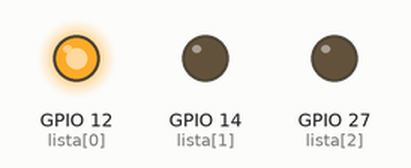
This sketch was run on a simulated ESP32. Shown: output pins drawn as LEDs (lit = HIGH).

Above: at 0.2 s.
At 1.2 s:
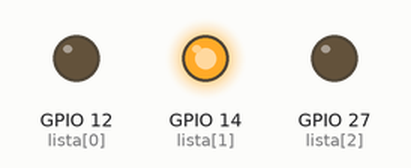
At 2.2 s:
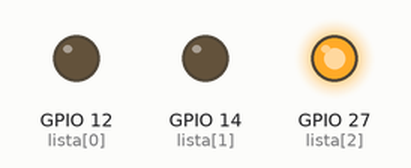
At 5.7 s:
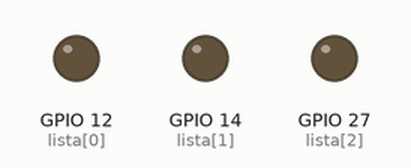
Timing chart, 0 to 6.9 s (numbered marks = the images above):
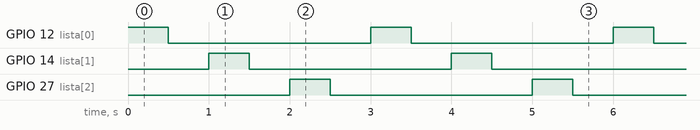

The sketch:

liga3Leds.ino
```cpp
int lista[3] = {12, 14, 27};

void setup() {
  //declara os pinos
  pinMode(12, OUTPUT);
  pinMode(14, OUTPUT);
  pinMode(27, OUTPUT);
}

void loop() {
  for (int i = 0; i < 3; i++){
    digitalWrite(lista[i], HIGH);
    delay(500);
    digitalWrite(lista[i], LOW);
    delay(500);
  }
}
```

Measured:
- by itself, GPIO 12 (lista[0]), GPIO 14 (lista[1]), GPIO 27 (lista[2]): alternates HIGH for 0.50 s and LOW for 2.5 s
- by itself, everything shown: repeats every 3.0 s, in 6 steps
